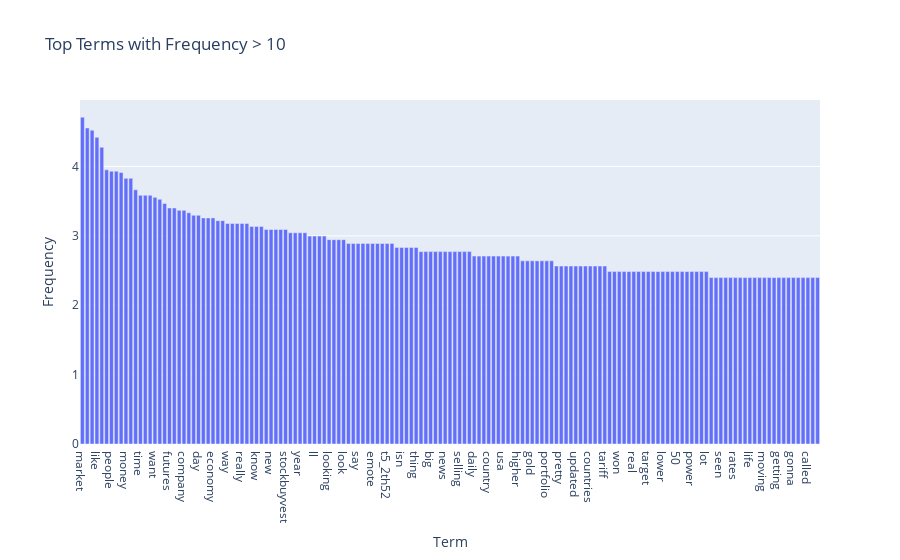

The code cell stored with this chart in its notebook:
### Code cell
## Use log function
term_frequencies = np.asarray(X_counts.sum(axis=0))[0]
condition = term_frequencies > 10

terms = np.array(count_vect.get_feature_names_out())[condition]
freqs = term_frequencies[condition]
term_frequencies_log = np.array([math.log(i) for i in freqs])
new_idx = np.argsort(term_frequencies_log)[::-1]
new_terms = terms[new_idx]
new_freqs = term_frequencies_log[new_idx]
df_plot = pd.DataFrame({'Term': new_terms, 'Frequency': new_freqs})

fig = px.bar(
    df_plot,
    x='Term',
    y='Frequency',
    labels={'Term': 'Term', 'Frequency': 'Frequency'},
    title='Top Terms with Frequency > 10',
)
fig.show()

### Figure 1 — Plotly figure (JSON) as saved in the notebook; plotly's stock layout.template omitted (floating-point values rounded to 4 significant figures; data arrays with more than 128 entries replaced by an {"elided": "..."} marker saying what was removed)
{"data": [{"hovertemplate": "Term=%{x}<br>Frequency=%{y}<extra></extra>", "legendgroup": "", "marker": {"color": "#636efa", "pattern": {"shape": ""}}, "name": "", "orientation": "v", "showlegend": false, "textposition": "auto", "type": "bar", "x": {"elided": "153 str values"}, "xaxis": "x", "y": {"elided": "153 float values"}, "yaxis": "y"}], "layout": {"barmode": "relative", "legend": {"tracegroupgap": 0}, "title": {"text": "Top Terms with Frequency > 10"}, "xaxis": {"anchor": "y", "domain": [0, 1], "title": {"text": "Term"}}, "yaxis": {"anchor": "x", "domain": [0, 1], "title": {"text": "Frequency"}}}}
